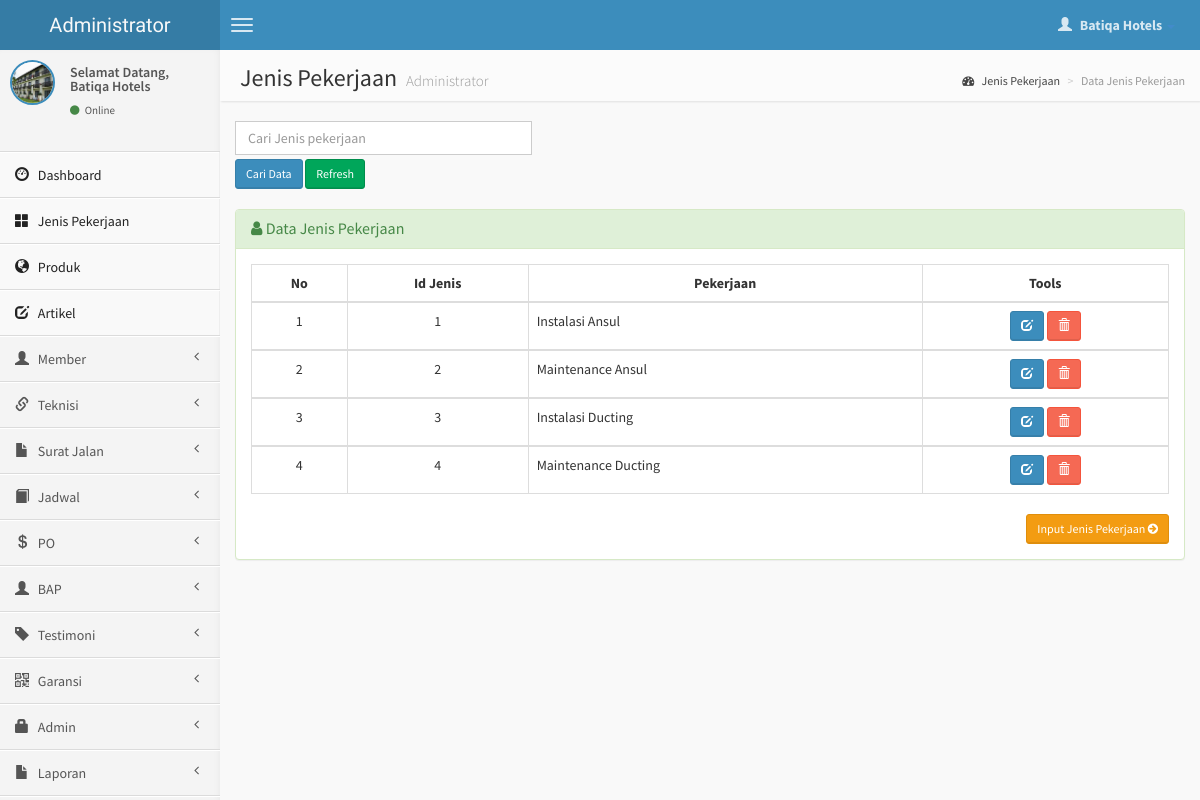
Screenshot of /admin/jenis.php (signed in) with the database file from the repository.
### tables this page shows
CREATE TABLE `jenis` (
  `id_jenis` int(4) NOT NULL,
  `pekerjaan` varchar(30) NOT NULL
);

### admin/jenis.php (the view, shortened to what this page needs)
<?php
if (empty($_SESSION['username'])){
	header('location:../index.php');
} else {
?>
<!DOCTYPE html>
<html>
    <head>
        <link href="../dist/css/bootstrap.css" rel="stylesheet" type="text/css" />
        <link href="//cdnjs.cloudflare.com/ajax/libs/font-awesome/4.1.0/css/font-awesome.min.css" rel="stylesheet" type="text/css" />
        <link href="//code.ionicframework.com/ionicons/1.5.2/css/ionicons.min.css" rel="stylesheet" type="text/css" />
        <link href="../css/morris/morris.css" rel="stylesheet" type="text/css" />
        <link href="../css/jvectormap/jquery-jvectormap-1.2.2.css" rel="stylesheet" type="text/css" />
        <link href="../css/datepicker/datepicker3.css" rel="stylesheet" type="text/css" />
        <link href="../css/daterangepicker/daterangepicker-bs3.css" rel="stylesheet" type="text/css" />
        <link href="../css/bootstrap-wysihtml5/bootstrap3-wysihtml5.min.css" rel="stylesheet" type="text/css" />
        <link href="../css/AdminLTE.css" rel="stylesheet" type="text/css" />
        <link rel="stylesheet" href="datatables/dataTables.bootstrap.css"/>
    </head>
    <body class="skin-blue">
        <header class="header">
            <a href="index.php" class="logo">
                Administrator
            </a>
            <nav class="navbar navbar-static-top" role="navigation">
                <a href="#" class="navbar-btn sidebar-toggle" data-toggle="offcanvas" role="button">
                    <span class="icon-bar"></span>
                    <span class="icon-bar"></span>
                    <span class="icon-bar"></span>
                </a>
                <div class="navbar-right">
                    <ul class="nav navbar-nav">
                        <li class="dropdown user user-menu">
                            <a href="#" class="dropdown-toggle" data-toggle="dropdown">
                                <i class="glyphicon glyphicon-user"></i>
                                <span><?php echo $_SESSION['fullname']; ?> <i class="caret"></i></span>
                            </a>
<?php } ?>
                        </li>
                    </ul>
                </div>
            </nav>
        </header>
        <div class="wrapper row-offcanvas row-offcanvas-left">
            <aside class="left-side sidebar-offcanvas">
                <section class="sidebar">
                    <div class="user-panel">
                        <div class="pull-left image">
                            <img src="<?php echo $_SESSION['gambar']; ?>" class="img-circle" alt="User Image" style="border: 2px solid #3C8DBC;" />
                        </div>
                        <div class="pull-left info">
                            <p>Selamat Datang,<br /><?php echo $_SESSION['fullname']; ?></p>
                            <a href="#"><i class="fa fa-circle text-success"></i> Online</a>
                        </div>
                    </div>
                    <?php include "menu.php"; ?>
                </section>
            </aside>
            <aside class="right-side">
                <section class="content-header">
                    <h1>
                        Jenis Pekerjaan
                        <small>Administrator</small>
                    </h1>
                    <ol class="breadcrumb">
                        <li><a href="#"><i class="fa fa-dashboard"></i> Jenis Pekerjaan</a></li>
                        <li class="active">Data Jenis Pekerjaan</li>
                    </ol>
                </section>
                <section class="content">
                    <div class="row">
              <div class="col-lg-4">
              <form action='jenis.php' method="POST">
	       <input type='text' class="form-control" style="margin-bottom: 4px;" name='qcari' placeholder='Cari Jenis pekerjaan ' required />
           <input type='submit' value='Cari Data' class="btn btn-sm btn-primary" /> <a href='jenis.php' class="btn btn-sm btn-success" >Refresh</i></a>
          	</div>
              </div>
                    <br />
                    <div class="row">
                        <div class="col-lg-12">
                    <div class="panel panel-success">
                        <div class="panel-heading">
                        <h3 class="panel-title"><i class="fa fa-user"></i> Data Jenis Pekerjaan </h3>
                        </div>
                        <div class="panel-body">
                    <?php
                    $query1="select * from jenis";
                    $tampil=mysqli_query($koneksi, $query1) or die(mysqli_error());
                    ?>
                  <table id="example" class="table table-hover table-bordered">
                  <thead>
                      <tr>
                        <th><center>No </center></th>
                        <th><center>Id Jenis </center></th>
                        <th><center>Pekerjaan</i></center></th>
                        <th><center>Tools</center></th>
                      </tr>
                  </thead>
                     <?php
                     $no=0;
                     while($data=mysqli_fetch_array($tampil))
                    { $no++; ?>
                    <tbody>
                    <tr>
                    <td><center><?php echo $no; ?></center></td>
                    <td><center><?php echo $data['id_jenis'];?></center></td>
                    <td><?php echo $data['pekerjaan']; ?></td>
                    <td><center><div id="thanks"><a class="btn btn-sm btn-primary" data-placement="bottom" data-toggle="tooltip" title="Edit Jenis Pekerjaan" href="edit-jenis.php?hal=edit&kd_cus=<?php echo $data['id_jenis'];?>"><span class="glyphicon glyphicon-edit"></span></a>
                    <a onclick="return confirm ('Yakin hapus <?php echo $data['pekerjaan'];?>.?');" class="btn btn-sm btn-danger tooltips" data-placement="bottom" data-toggle="tooltip" title="Hapus Jenis Pekerjaan" href="jenis.php?hal=hapus&kd=<?php echo $data['id_jenis'];?>"><span class="glyphicon glyphicon-trash"></a></center></td></tr></div>
                 <?php
              }
              ?>
                <div class="text-right">
                  <a href="input-jenis.php" class="btn btn-sm btn-warning">Input Jenis Pekerjaan <i class="fa fa-arrow-circle-right"></i></a>
                </div>
              </div>
    </body>
</html>

### rows the page displays
jenis: id_jenis "1", pekerjaan "Instalasi Ansul"
jenis: id_jenis "2", pekerjaan "Maintenance Ansul"
jenis: id_jenis "3", pekerjaan "Instalasi Ducting"
jenis: id_jenis "4", pekerjaan "Maintenance Ducting"

### other values shown
$_SESSION['fullname'] "Batiqa Hotels"
